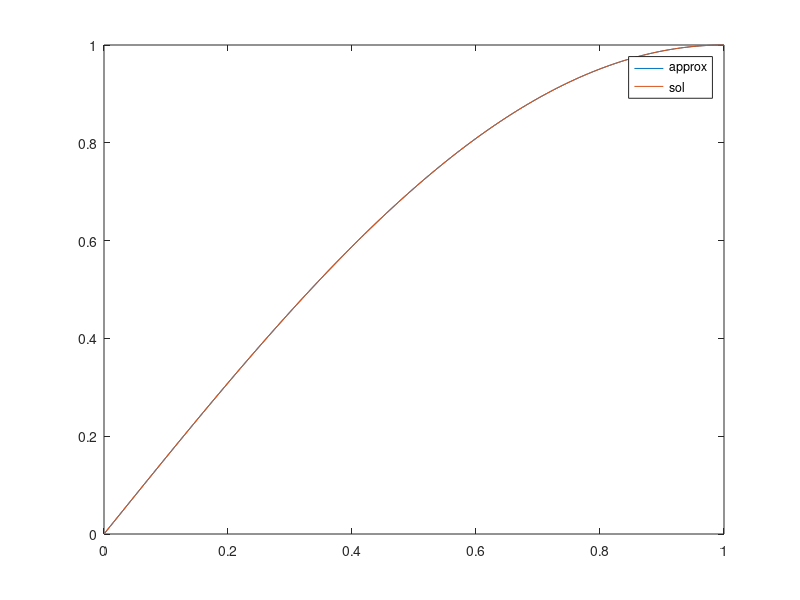

MATLAB code to generate this figure:
clc
clear
close all

F = @(x) (0.25*pi^2)*sin(0.5*pi*x);
sol = @(x) sin(0.5*pi*x);

%% uniforme lineare

dx = 0.001;
x = 0:dx:1;
N = length(x);
f = F(x')*dx;
A = (1/dx)*(2*eye(N-2) - diag(ones(1,N-3),-1) - diag(ones(1,N-3),1));
U = [0; A\f(2:end-1) ; 0] + x';
err2_dx = sqrt(dx*sum((U - sol(x')).^2));

%% non uniforme lineare random

x1 = [0; sort(rand(N-2,1)); 1];%x'.*exp(1-x');
h = x1(2:end) - x1(1:end-1);
f1 = 0.5*F(x1(2:end-1)).*(h(1:end-1) + h(2:end));
B = [1 -1;-1 1];
B1 = zeros(N);
for i = 1:N-1
    B1(i:i+1,i:i+1) = B1(i:i+1,i:i+1) + B/h(i);
end
A1 = B1(2:end-1,2:end-1); 
U1 = A1\f1;
U1 = [0; U1; 0] + x1;
err2_h = sqrt(max(h)*sum((U1 - sol(x1)).^2));

%% ordine uniforme lineare

dx = 0.5*dx;
x = 0:dx:1;
N = length(x);
f = F(x')*dx;
A = (1/dx)*(2*eye(N-2) - diag(ones(1,N-3),-1) - diag(ones(1,N-3),1));
U = [0; A\f(2:end-1) ; 0] + x';
err2_dxhalf = sqrt(dx*sum((U - sol(x')).^2));
err1_dxhalf = dx*sum(abs(U - sol(x')));
p2 = log2(err2_dx/err2_dxhalf);

%% elementi quadratici

dx = 0.005;
x = 0:dx:1;
N = length(x);
f = zeros(N-2,1);
f(1:2:end) = (4/3)*F(x(2:2:end-1)')*dx;
f(2:2:end) = (2/3)*F(x(3:2:end-1)')*dx;
C0 = 1/3*[7 -8 1; -8 16 -8; 1 -8 7];
C = zeros(N);
for i = 1:2:N-2
    C(i:i+2,i:i+2) = C(i:i+2,i:i+2) + 0.5*C0/dx;
end
Aq = C(2:end-1,2:end-1);
U = [0; Aq\f; 0] + x';
err2_dxq = sqrt(dx*sum((U - sol(x')).^2));
plot(x,U,x,sol(x'));
legend("approx","sol");

%% ordine quadratico 

dx = 0.5*dx;
x = 0:dx:1;
N = length(x);
f = zeros(N-2,1);
f(1:2:end) = (4/3)*F(x(2:2:end-1)')*dx;
f(2:2:end) = (2/3)*F(x(3:2:end-1)')*dx;
C0 = 1/3*[7 -8 1; -8 16 -8; 1 -8 7];
C = zeros(N);
for i = 1:2:N-2
    C(i:i+2,i:i+2) = C(i:i+2,i:i+2) + 0.5*C0/dx;
end
Aq = C(2:end-1,2:end-1);
U = [0; Aq\f; 0] + x';
err2_dxhalfq = sqrt(dx*sum((U - sol(x')).^2));
p2q = log2(err2_dxq/err2_dxhalfq);